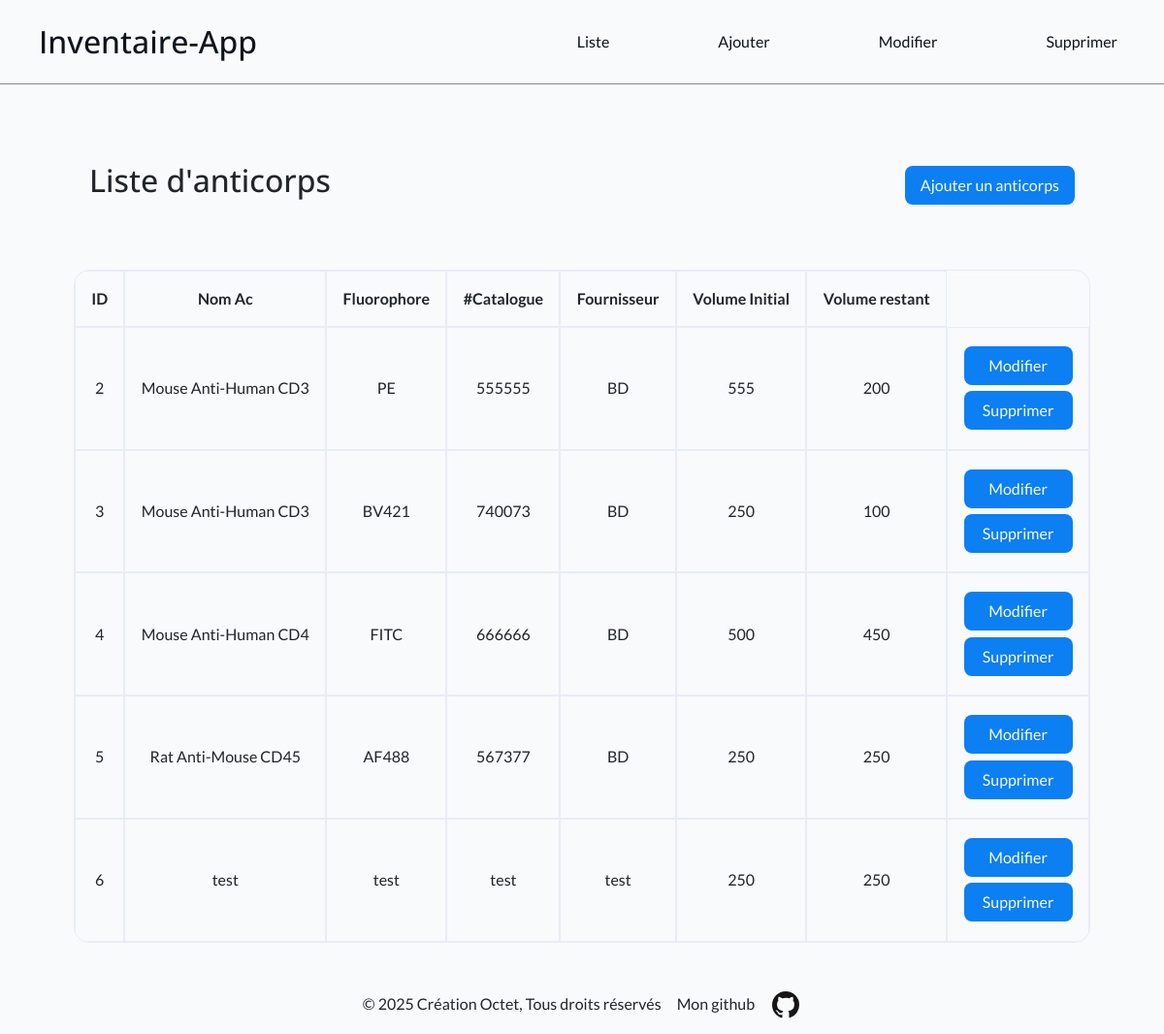
The app's page /api/liste.php, older data.
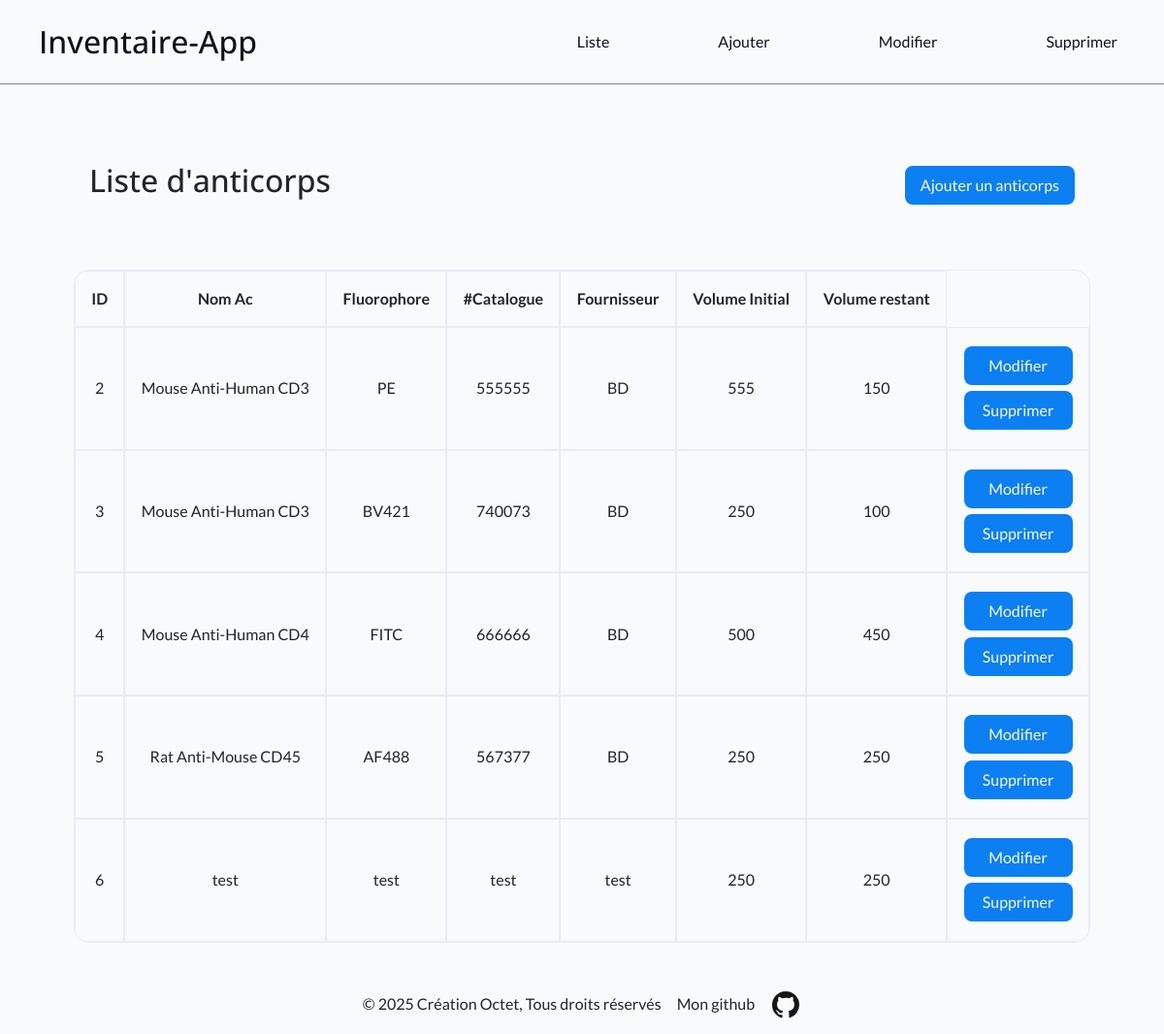
The same page, newer data.
### tables this page shows
CREATE TABLE antibody (
    id INTEGER PRIMARY KEY AUTOINCREMENT,
    NomAnticorps VARCHAR (100),
    Fluorophore VARCHAR (10),
    NuméroCatalogue VARCHAR (25),
    Fournisseur VARCHAR (25),
    VolumeInitial INT,
    VolumeRestant INT
);

### api/liste.php (the view, shortened to what this page needs)
<?php
    global $db;
    $select_query = "SELECT id, NomAnticorps, Fluorophore, NuméroCatalogue, Fournisseur, VolumeInitial, VolumeRestant FROM antibody";
    $select_stmt = $db->prepare($select_query);
    $select_stmt->execute();
    $rows = $select_stmt->fetchAll(PDO::FETCH_ASSOC);
    require_once "../partials/_header.php";
?>
<main class="api">
    <div id="list-title-container">
        <h2>Liste d'anticorps</h2>
        <a href="./ajouter.php">Ajouter un anticorps</a>
    </div>
    <div id="ab-table">
    <?php
    global $rows;
    if ($rows === FALSE) {
        echo "Erreur de la requête SQL : " . $db->error;
    } elseif (count($rows) > 0) {
        echo "<table>";
        echo "<thead>";
        echo "<tr>";
        echo "<th>ID</th>";
        echo "<th>Nom Ac</th>";
        echo "<th>Fluorophore</th>";
        echo "<th>#Catalogue</th>";
        echo "<th>Fournisseur</th>";
        echo "<th>Volume Initial</th>";
        echo "<th>Volume restant</th>";
        echo "</tr>";
        echo "</thead>";
        echo "<tbody>";
        foreach ($rows as $row) {
            echo "<tr>";
            echo "<td>" . htmlspecialchars($row['id']) . "</td>";
            echo "<td>" . htmlspecialchars($row['NomAnticorps']) . "</td>";
            echo "<td>" . htmlspecialchars($row['Fluorophore']) . "</td>";
            echo "<td>" . htmlspecialchars($row['NuméroCatalogue']) . "</td>";
            echo "<td>" . htmlspecialchars($row['Fournisseur']) . "</td>";
            echo "<td>" . htmlspecialchars($row['VolumeInitial']) . "</td>";
            echo "<td>" . htmlspecialchars($row['VolumeRestant']) . "</td>";
            echo "<td class='cell'>
                    <a href=\"./modifier.php?id=" . htmlspecialchars($row['id']) . "\" class='btn'>Modifier</a>
                    <a href=\"./supprimer.php?id=" . htmlspecialchars($row['id']) . "\" class='btn'>Supprimer</a>
                  </td>";
            echo "</tr>";
        }
        echo "</tbody>";
        echo "</table>";
    } else {
        echo "Aucun anticorps trouvé dans la table";
    }
   ?>
    </div>
</main>
<?php
    require_once "../partials/_footer.php";
?>

Row changes from the older to the newer data that the page shows:
changed antibody "PE": VolumeRestant "200" → "150"
